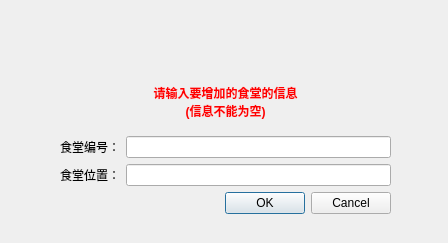
<?xml version="1.0" encoding="UTF-8"?>
<ui version="4.0">
 <class>Dialog</class>
 <widget class="QDialog" name="Dialog">
  <property name="geometry">
   <rect>
    <x>0</x>
    <y>0</y>
    <width>448</width>
    <height>243</height>
   </rect>
  </property>
  <property name="windowTitle">
   <string>Dialog</string>
  </property>
  <widget class="QWidget" name="verticalLayoutWidget">
   <property name="geometry">
    <rect>
     <x>60</x>
     <y>80</y>
     <width>331</width>
     <height>191</height>
    </rect>
   </property>
   <layout class="QVBoxLayout" name="verticalLayout">
    <item>
     <widget class="QTextBrowser" name="textBrowser">
      <property name="minimumSize">
       <size>
        <width>0</width>
        <height>50</height>
       </size>
      </property>
      <property name="maximumSize">
       <size>
        <width>16777215</width>
        <height>50</height>
       </size>
      </property>
      <property name="styleSheet">
       <string notr="true">font: 12pt &quot;黑体&quot;;
color: rgb(255, 0, 0);
background-color: rgb(255, 255, 255, 0);
</string>
      </property>
      <property name="frameShape">
       <enum>QFrame::NoFrame</enum>
      </property>
      <property name="html">
       <string>&lt;!DOCTYPE HTML PUBLIC &quot;-//W3C//DTD HTML 4.0//EN&quot; &quot;http://www.w3.org/TR/REC-html40/strict.dtd&quot;&gt;
&lt;html&gt;&lt;head&gt;&lt;meta name=&quot;qrichtext&quot; content=&quot;1&quot; /&gt;&lt;style type=&quot;text/css&quot;&gt;
p, li { white-space: pre-wrap; }
&lt;/style&gt;&lt;/head&gt;&lt;body style=&quot; font-family:'黑体'; font-size:12pt; font-weight:400; font-style:normal;&quot;&gt;
&lt;p align=&quot;center&quot; style=&quot; margin-top:0px; margin-bottom:0px; margin-left:0px; margin-right:0px; -qt-block-indent:0; text-indent:0px;&quot;&gt;&lt;span style=&quot; font-family:'SimSun'; font-size:9pt; font-weight:600;&quot;&gt;请输入要增加的食堂的信息&lt;/span&gt;&lt;/p&gt;
&lt;p align=&quot;center&quot; style=&quot; margin-top:0px; margin-bottom:0px; margin-left:0px; margin-right:0px; -qt-block-indent:0; text-indent:0px;&quot;&gt;&lt;span style=&quot; font-family:'SimSun'; font-size:9pt; font-weight:600;&quot;&gt;(信息不能为空)&lt;/span&gt;&lt;/p&gt;&lt;/body&gt;&lt;/html&gt;</string>
      </property>
     </widget>
    </item>
    <item>
     <layout class="QFormLayout" name="formLayout">
      <item row="0" column="1">
       <widget class="QLineEdit" name="lineEdit"/>
      </item>
      <item row="0" column="0">
       <widget class="QLabel" name="label">
        <property name="text">
         <string>食堂编号：</string>
        </property>
       </widget>
      </item>
      <item row="1" column="0">
       <widget class="QLabel" name="label_2">
        <property name="text">
         <string>食堂位置：</string>
        </property>
       </widget>
      </item>
      <item row="1" column="1">
       <widget class="QLineEdit" name="lineEdit_2"/>
      </item>
      <item row="2" column="1">
       <widget class="QDialogButtonBox" name="buttonBox">
        <property name="standardButtons">
         <set>QDialogButtonBox::Cancel|QDialogButtonBox::Ok</set>
        </property>
       </widget>
      </item>
     </layout>
    </item>
   </layout>
  </widget>
  <widget class="QLabel" name="label_3">
   <property name="geometry">
    <rect>
     <x>0</x>
     <y>0</y>
     <width>451</width>
     <height>81</height>
    </rect>
   </property>
   <property name="styleSheet">
    <string notr="true">border-image: url(:/png/images/login_topbg.png);</string>
   </property>
   <property name="text">
    <string/>
   </property>
  </widget>
 </widget>
 <resources>
  <include location="login_topbg.qrc"/>
 </resources>
 <connections/>
</ui>
